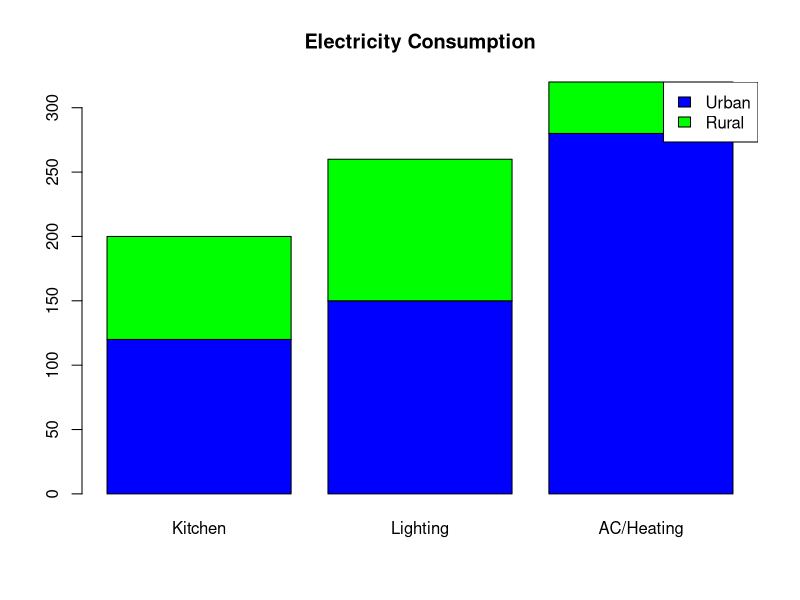
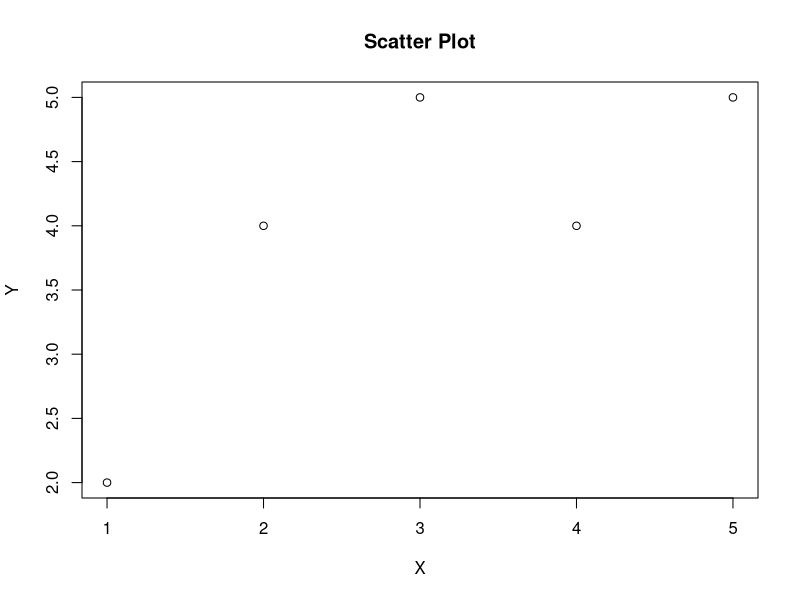

These charts were generated, in order, by the following R code:
##Slip - 21
##Q.1 - (A)

urban = c(120,150,280)
rural = c(80,110,40)

m = rbind(urban,rural)

barplot(m, beside=FALSE,
        col=c("blue","green"),
        names.arg=c("Kitchen","Lighting","AC/Heating"),
        main="Electricity Consumption")

legend("topright",
       legend=c("Urban","Rural"),
       fill=c("blue","green"))

##Q.1 - (B)

x = c(2,4,8,16,32,64,128)

median(x)

exp(mean(log(x)))

length(x)/sum(1/x)

##Q.2 - A

A = c(57,81,71,85,86,37,72,51,72)
B = c(55,56,54,45,72,80,60)

t.test(A,B,alternative="greater")

##Q.2 - B

x = sample(1:100,40)

sum(x %% 2 == 0)

tail(x,8)

##Q.3 - A

x = rnorm(100,0,1)

mean(x)

var(x)

##Q.3 - B

dbinom(3,10,0.4)

p0 = dbinom(0,10,0.4)*dbinom(0,15,0.4)
p1 = dbinom(1,10,0.4)*dbinom(0,15,0.4)
p2 = dbinom(0,10,0.4)*dbinom(1,15,0.4)

p0+p1+p2

##Q.4 - A

X = c(1,2,3,4,5)
Y = c(2,4,5,4,5)

plot(X,Y,main="Scatter Plot",xlab="X",ylab="Y")

##Q.4 - B

x = c(5,15,25,35,45,55)
f = c(5,8,15,20,7,5)

y = rep(x,f)

mean(y)

var(y)

sd(y)
